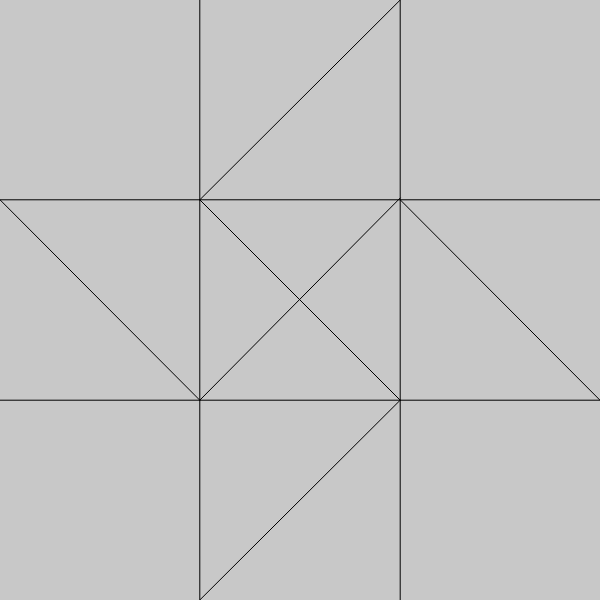
Frame 1 (no input)
Frame 60 (no input): identical to frame 1, image omitted
Frame 120 (the mouse pressed at the canvas centre since frame 60): identical to frame 1, image omitted

The p5.js sketch that drew this single still picture (run headless with seeded random() and noise() and a simulated clock; from frame 60 on, the mouse is pressed at the canvas centre):

// p5.js sketch
// ── sketch.js
function setup() {
  var width = 600, height = 600;
  createCanvas(width,height);
  background(200);
  
  //draw grid (challenge2)
  line(0,height*.333, width,height*.333);
  line(0,height*.667, width,height*.667);
  line(width*.333,0,width*.333,height);
  line(width*.667,0,width*.667,height);

  //draw mini X (challenge3)
  line(width*.333,height*.333,width*.667,height*.667);
  line(width*.667,height*.33,width*.333,height*.667);
  
  //extend ends (challenge4)
  line(width*.333,height*.333,width*.667,0);
  line(width*.667,height*.333,width,height*.667);
  line(width*.667,height*.667,width*.333,height);
  line(width*.333,height*.667,0,height*.333);
}

function draw() {
  // put drawing code here
}
